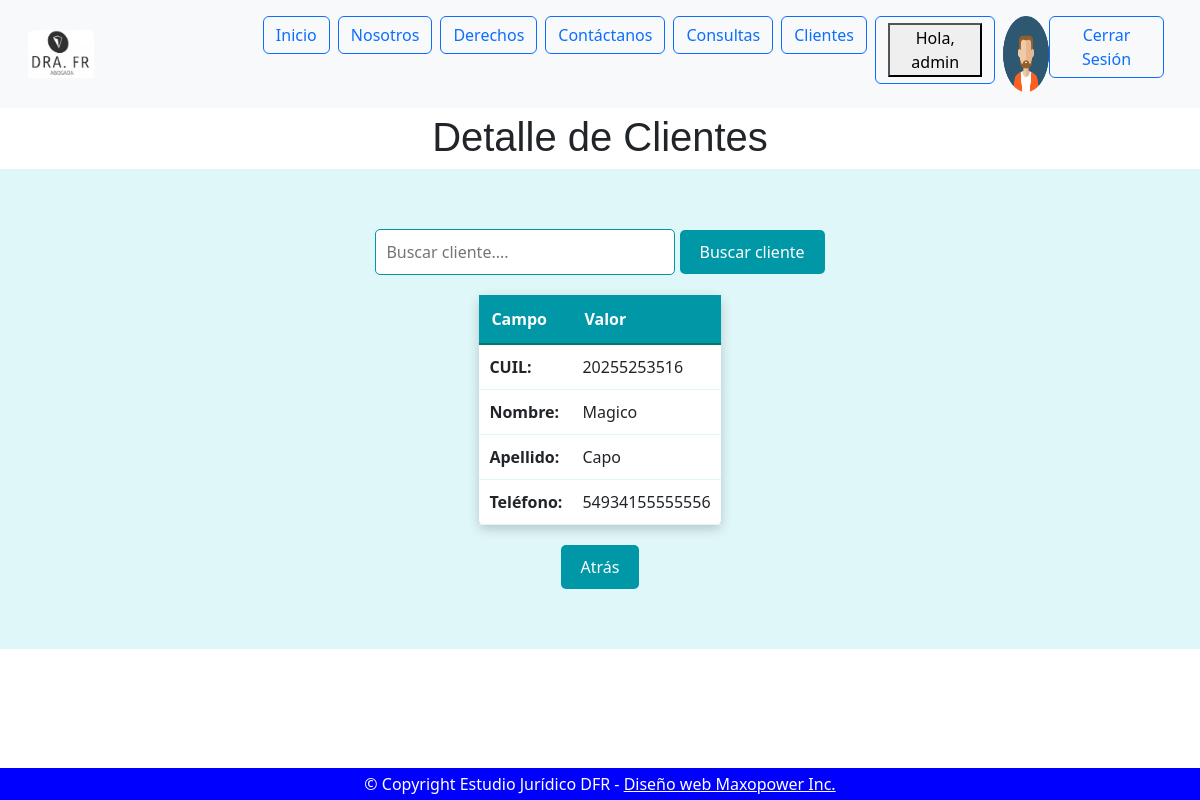
/clientes/clientes/detail/1 (signed in), run on the app's committed database.
### home/models.py (models this page shows, shortened)
class UserProfile(models.Model):
    user = models.OneToOneField(User, on_delete=models.CASCADE)
    image = models.ImageField(upload_to='avatares/', null=True, blank=True)

### clientes/models.py (models this page shows, shortened)
class Cliente(models.Model):
    class Estado(models.TextChoices):
        SELECCIONE = '', 'Seleccione'
        SOLTERO = "SOLTERO", "soltero"
        CASADO = "CASADO", "casado"
        DIVORCIADO = "DIVORCIADO", "divorciado"
        SEPARADO = "SEPARADO", "separado"
        VIUDO = "VIUDO", "viudo"
        CONCUBINO = "CONCUBINO", "concubino"
    cuil = models.IntegerField(unique=True)
    apellido = models.CharField(max_length=30)
    nombre = models.CharField(max_length=30)
    telefono = models.IntegerField()
    direccion = models.CharField(max_length=40, blank=True, null=True)
    email = models.EmailField(max_length=30)
    fecha_nacimiento = models.DateField(blank=True, null=True)
    estado_civil = models.CharField(
        max_length=20,
        choices=Estado.choices,
        default=Estado.SELECCIONE,  # Establece "Seleccione" como valor por defecto
    )
    avatar = models.ImageField(upload_to='avatares/', blank=True, null=True)
    class Meta:
        verbose_name = 'Cliente'
        verbose_name_plural = 'Clientes'

### clientes/views.py (the view)
# urls.py: path('clientes/detail/<int:pk>', ClienteDetail.as_view(), name='cliente_detail'),
class ClienteDetail(LoginRequiredMixin, DetailView):
    model = Cliente

### clientes/templates/clientes/cliente_detail.html
{% extends 'home/base.html' %}
{% block header %}
<h1 style="text-align: center; font-family: Arial, sans-serif; margin-top: 5px;">
    Detalle de Clientes
</h1>
{% endblock header %}
{% block main %}
<div style="display: flex; flex-direction: column; justify-content: center; align-items: center; height: 60vh; background-color: #e0f7fa; padding: 20px;">
    <form action="{% url 'clientes:cliente_list' %}" method="get" style="margin-bottom: 20px;">
        <input type="text" name="q" placeholder="Buscar cliente...." style="padding: 10px; width: 300px; border-radius: 5px; border: 1px solid #0097a7;">
        <button type="submit" style="padding: 10px 20px; background-color: #0097a7; border: none; border-radius: 5px; color: white;">Buscar cliente</button>
    </form>
    <div style="margin: 0 auto; max-width: 600px;">
        <table style="width: 100%; border-collapse: collapse; background-color: #ffffff; border-radius: 5px; box-shadow: 0 4px 12px rgba(0,0,0,0.2);">
            <thead>
                <tr style="background-color: #0097a7; color: white;">
                    <th style="padding: 12px; border-bottom: 2px solid #00796b;">Campo</th>
                    <th style="padding: 12px; border-bottom: 2px solid #00796b;">Valor</th>
                </tr>
            </thead>
            <tbody>
                <tr>
                    <td style="padding: 10px; border-bottom: 1px solid #e0f7fa; text-align: left;"><strong>CUIL:</strong></td>
                    <td style="padding: 10px; border-bottom: 1px solid #e0f7fa; text-align: left;">{{ object.cuil }}</td>
                </tr>
                <tr>
                    <td style="padding: 10px; border-bottom: 1px solid #e0f7fa; text-align: left;"><strong>Nombre:</strong></td>
                    <td style="padding: 10px; border-bottom: 1px solid #e0f7fa; text-align: left;">{{ object.nombre }}</td>
                </tr>
                <tr>
                    <td style="padding: 10px; border-bottom: 1px solid #e0f7fa; text-align: left;"><strong>Apellido:</strong></td>
                    <td style="padding: 10px; border-bottom: 1px solid #e0f7fa; text-align: left;">{{ object.apellido }}</td>
                </tr>
                <tr>
                    <td style="padding: 10px; border-bottom: 1px solid #e0f7fa; text-align: left;"><strong>Teléfono:</strong></td>
                    <td style="padding: 10px; border-bottom: 1px solid #e0f7fa; text-align: left;">{{ object.telefono }}</td>
                </tr>
            </tbody>
        </table>
    </div>
    <div style="margin-top: 20px;">
        <button style="padding: 10px 20px; background-color: #0097a7; border: none; border-radius: 5px;">
            <a href="{% url 'clientes:cliente_list' %}" style="color: white; text-decoration: none;">Atrás</a>
        </button>
    </div>
</div>
{% endblock main %}

### home/templates/home/componentes/header.html (shortened to what this page needs)
{% load static %}
<link href="https://cdn.jsdelivr.net/npm/bootstrap@5.3.0-alpha3/dist/css/bootstrap.min.css" rel="stylesheet">
<header>
    <nav class="navbar navbar-expand-lg navbar-light bg-light p-3" id="menu">
        <div class="container-fluid">
            <a class="navbar-brand" href="{% url 'home:index' %}">
                <img src="{% static 'home/img/logo.jpg' %}" class="img-fluid rounded-top" alt="logo"; height="30%"; width="30%""/>
            </a>
            <div class="collapse navbar-collapse" id="navbarSupportedContent">
                <ul class="navbar-nav mx-auto mb-2 mb-lg-0">
                    <li class="nav-item">
                        <a class="btn btn-outline-primary me-2" href="{% url 'home:index' %}">Inicio</a>
                    </li>
                    <li class="nav-item">
                        <a class="btn btn-outline-primary me-2" href="{% url 'nosotros:nosotros' %}">Nosotros</a>
                    </li>
                    <li class="nav-item">
                        <a class="btn btn-outline-primary me-2" href="{% url 'derechos:derechos_index' %}">Derechos</a>
                    </li>
                    <li class="nav-item">
                        <a class="btn btn-outline-primary me-2" href="{% url 'nosotros:contacto' %}">Contáctanos</a>
                    </li>
                    {% if user.is_authenticated %}
                        <li class="nav-item">
                            <a class="btn btn-outline-primary me-2" href="{% url 'consultas:consulta_index' %}">Consultas</a>
                        </li>
                        <li class="nav-item">
                            <a class="btn btn-outline-primary me-2" href="{% url 'clientes:index' %}">Clientes</a>
                        </li>
                        <li class="nav-item">
                            <h4><a class="btn btn-outline-primary me-2" href="{% url 'home:profile' %}">
                            <button>Hola, {{ user.username }}</button></a></h4>
                        </li>
                        {% if user.userprofile.image %}
                            <img src="{{ user.userprofile.image.url }}" alt="Avatar" class="img-fluid" style="max-width: 5%;">
                        {% endif %}
                        <form action="{% url 'home:logout' %}" method="POST">
                            <button class="btn btn-outline-primary me-2" type="submit">Cerrar Sesión</button>
                        </form>
                    {% else %}
                        <li class="nav-item">
                            <a class="btn btn-outline-primary me-2" href="{% url 'home:login' %}">Login</a>
                        </li>
                    {% endif %}
                </ul>
            </div>
        </div>
    </nav>
</header>

### data on the page
Cliente: cuil "20255253516", nombre "Magico", apellido "Capo", telefono "54934155555556"

### other printed values
{{ user.username }} "admin"
